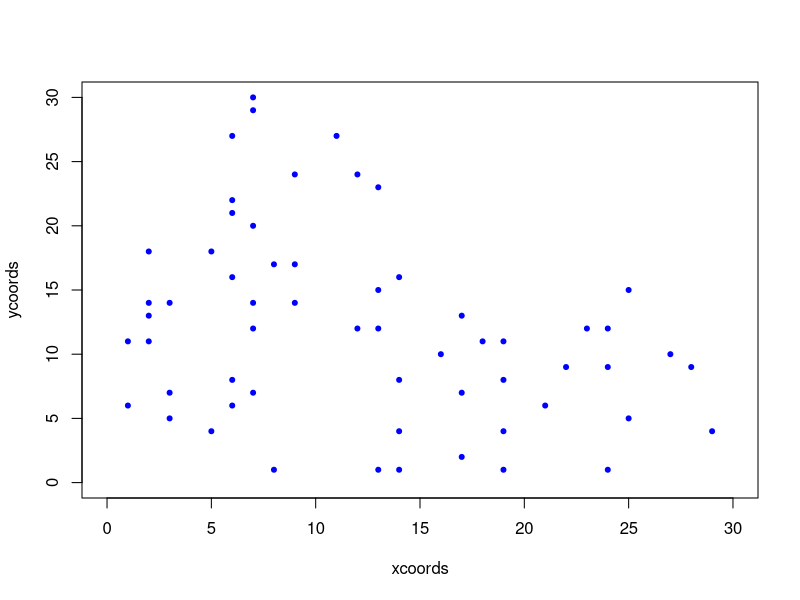
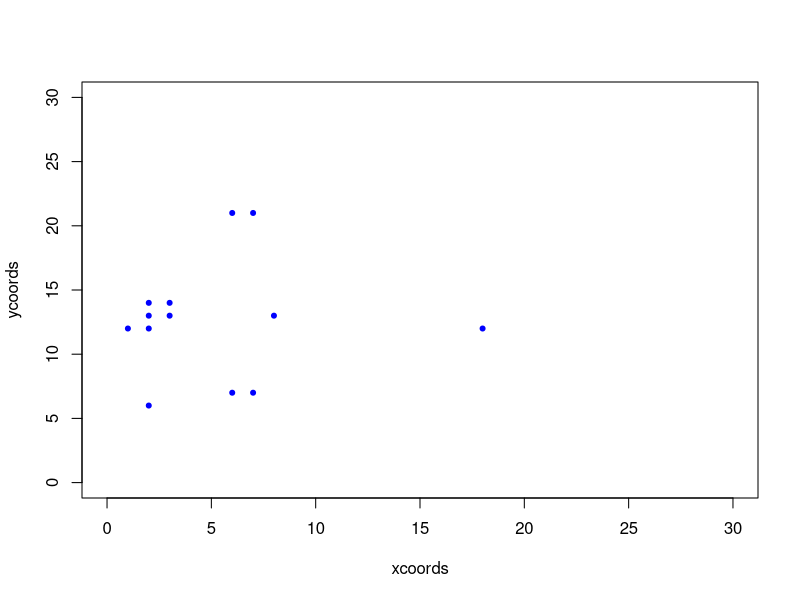
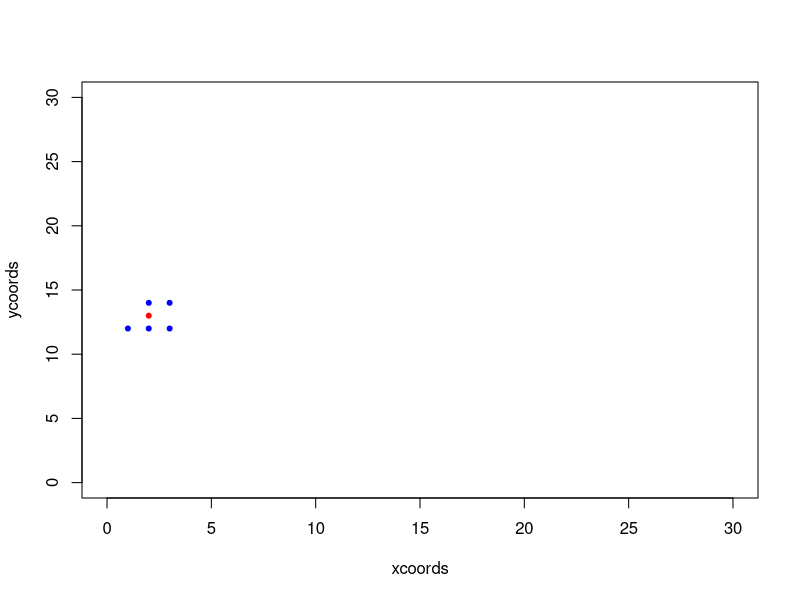
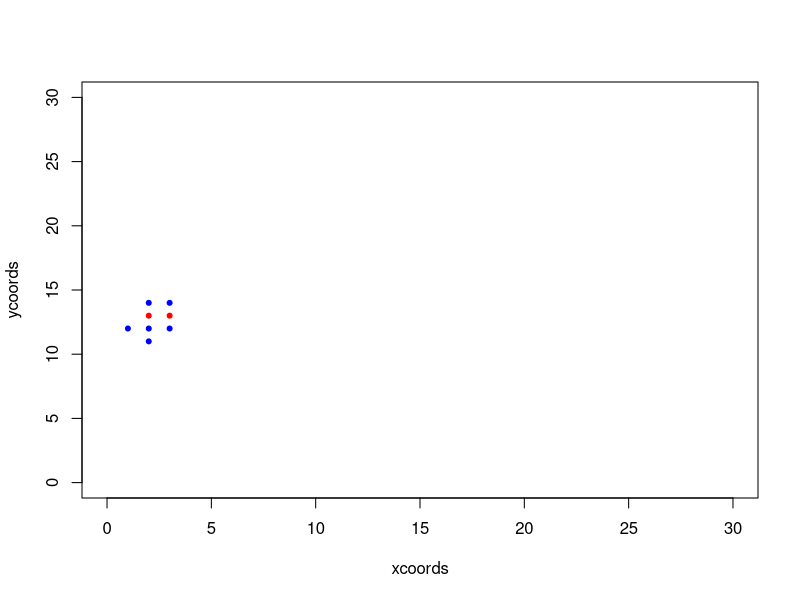
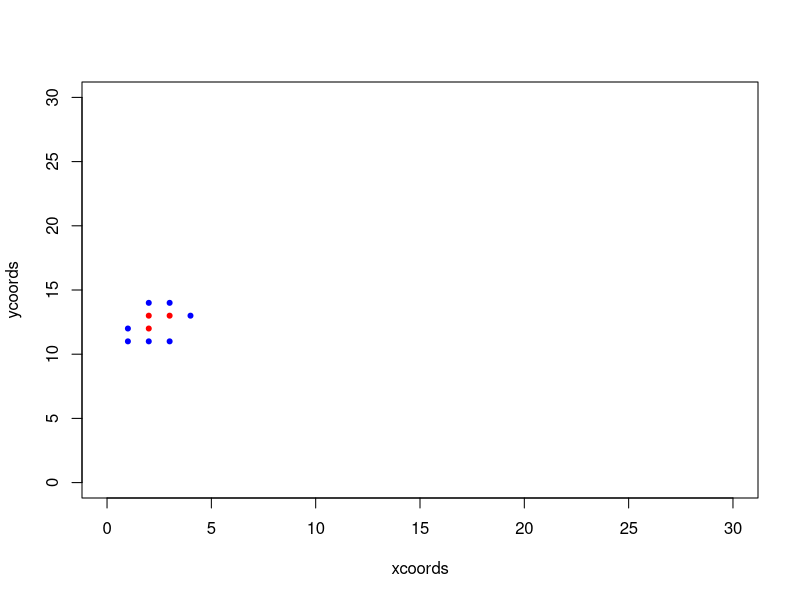
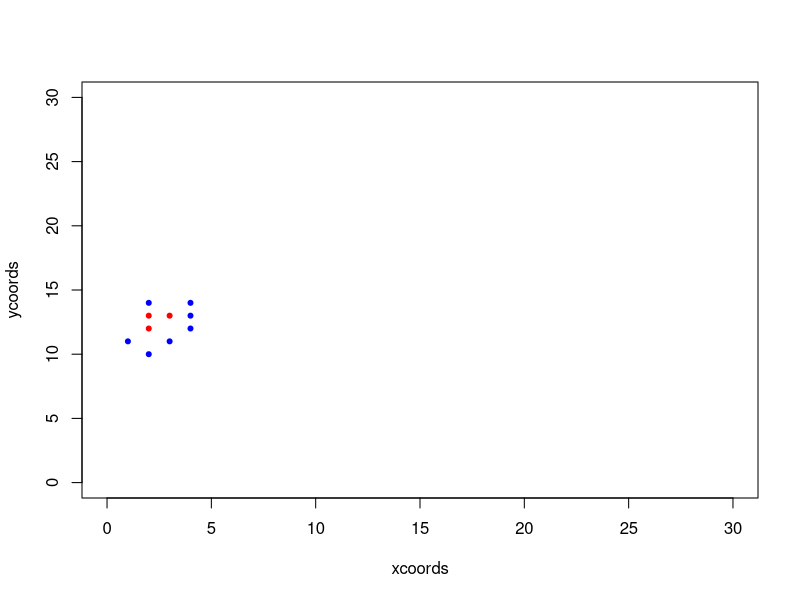
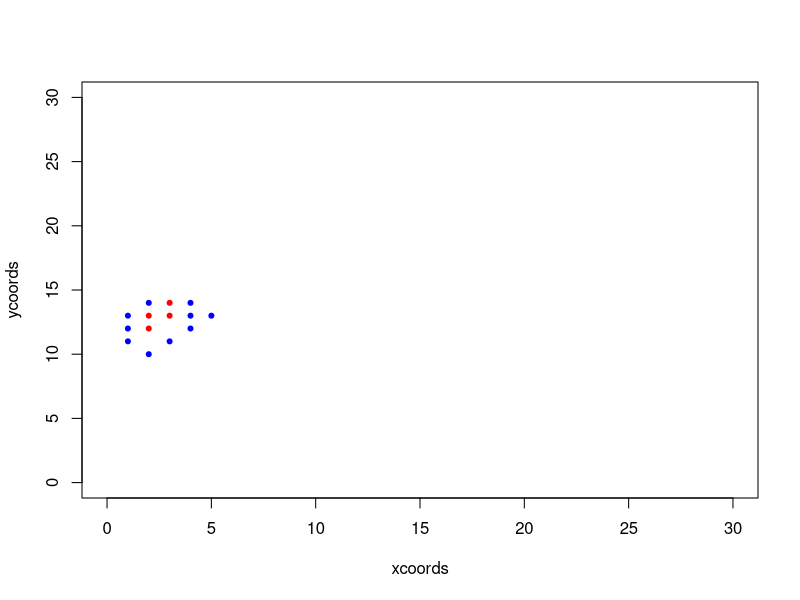
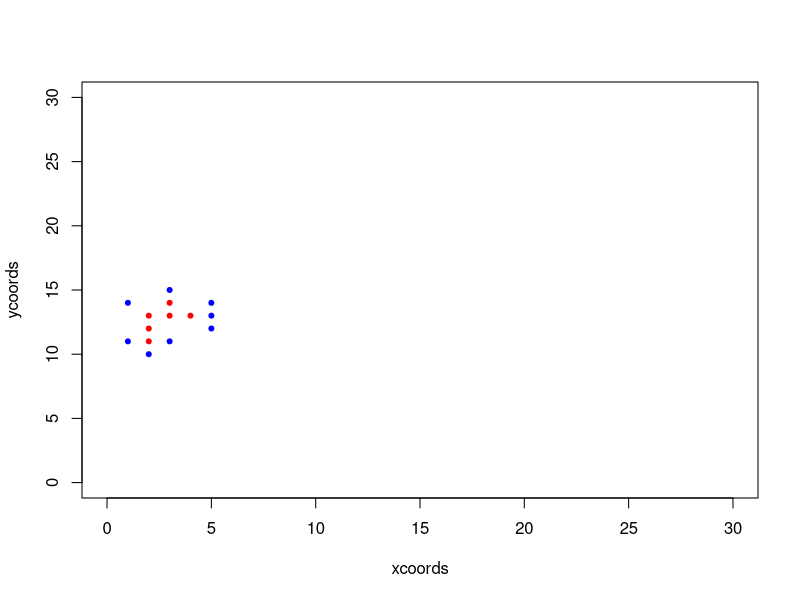

R code for these plots, in order:

# Conway's Game of Life -- version 1.0
# CPSC 420 -- spring 2016

# Possible states of CA cells.
EMPTY <- 0
POP <- 1
UBER <- 2

NYC.END.ROW <- 15
NYC.START.COL <- 15

# Dimensions of CA.
height <- 30
width <- 30
num.gen <- 100



# A random starting configuration.
config <- matrix(rbinom(height*width,size=1,prob=.09),nrow=height)
config[1:NYC.END.ROW,NYC.START.COL:width] <- EMPTY

# Our system's state.
da.loaf <- array(EMPTY, dim=c(height,width,num.gen))
da.loaf[,,1] <- config


# Return the number of populated neighbors of (row,col) in the current
# generation. (If (row,col) is a border cell of the grid, assume its
# non-existent across-the-border neighbors are *not* populated.)
num.neighbros <- function(da.loaf,row,col,gen) {
    bros <- 0
    neighbro.states <- c(POP,UBER)
    if (row > 1 && col > 1 && da.loaf[row-1,col-1,gen] %in% neighbro.states) {
        bros <- bros + 1
    }
    if (row > 1 && da.loaf[row-1,col,gen] %in% neighbro.states) {
        bros <- bros + 1
    }
    if (row > 1 && col < width && da.loaf[row-1,col+1,gen] %in% neighbro.states) {
        bros <- bros + 1
    }
    if (col > 1 && da.loaf[row,col-1,gen] %in% neighbro.states) {
        bros <- bros + 1
    }
    if (col < width && da.loaf[row,col+1,gen] %in% neighbro.states) {
        bros <- bros + 1
    }
    if (row < height && col > 1 && da.loaf[row+1,col-1,gen] %in% neighbro.states) {
        bros <- bros + 1
    }
    if (row < height && da.loaf[row+1,col,gen] %in% neighbro.states) {
        bros <- bros + 1
    }
    if (row < height && col < width && da.loaf[row+1,col+1,gen] %in% neighbro.states) {
        bros <- bros + 1
    }
    return(bros)
}

in.nyc <- function(row,col) {
    if (row <= NYC.END.ROW  &&  col >= NYC.START.COL) {
        return(TRUE)
    } else {
        return(FALSE)
    }
}

# Return true if the cell in (row,col) of the previous generation was
# populated.
was.just.alive <- function(da.loaf,row,col,current.gen) {
    return (da.loaf[row,col,current.gen-1] == POP)
}

# Return true if the (presumably populated) cell in (row,col) of the previous
# generation should stay populated in the current generation.
should.stay.alive <- function(da.loaf,row,col,current.gen) {
    if (in.nyc(row,col)) {
        return (num.neighbros(da.loaf,row,col,current.gen-1) %in% c(4,5,6,7))
    } else {
        return (num.neighbros(da.loaf,row,col,current.gen-1) %in% c(2,3))
    }
}

# Return true if the (presumably empty) cell in (row,col) of the previous
# generation should become populated in the current generation.
should.spawn <- function(da.loaf,row,col,current.gen) {
    if (in.nyc(row,col)) {
        return (num.neighbros(da.loaf,row,col,current.gen-1) %in% c(3,4,5,6))
    } else {
        return (num.neighbros(da.loaf,row,col,current.gen-1) == 3)
    }
}

should.be.uber <- function(da.loaf,row,col,current.gen) {
    return (da.loaf[row,col,current.gen-1] == UBER  ||
        num.neighbros(da.loaf,row,col,current.gen-1) %in% c(5))
}

# Plot the grid for the generation specified.
plot.gen <- function(da.loaf,gen) {
    xcoords <- vector()
    ycoords <- vector()
    xubercoords <- vector()
    yubercoords <- vector()
    for (row in 1:height) {
        for (col in 1:width) {
            if (da.loaf[row,col,gen] == POP) {
                xcoords <- c(xcoords,col)
                ycoords <- c(ycoords,height-row+1)
            }
            if (da.loaf[row,col,gen] == UBER) {
                xubercoords <- c(xubercoords,col)
                yubercoords <- c(yubercoords,height-row+1)
            }
        }
    }
    plot(xcoords,ycoords,pch=20,col="blue",ylim=c(0,height),xlim=c(0,width))
    points(xubercoords,yubercoords,pch=20,col="red")
}




# Plot the starting configuration.
plot.gen(da.loaf,1)


# Main loop. For each generation, compute and plot its grid.
for (gen in 2:num.gen) {

    for (row in 1:height) {
        
        for (col in 1:width) {

            if (should.be.uber(da.loaf,row,col,gen)) {
                da.loaf[row,col,gen] <- UBER 
            } else if ((was.just.alive(da.loaf,row,col,gen) && 
                should.stay.alive(da.loaf,row,col,gen))  ||
                (!was.just.alive(da.loaf,row,col,gen) && 
                should.spawn(da.loaf,row,col,gen))) {

                da.loaf[row,col,gen] <- POP                
            }
        }
    }
    plot.gen(da.loaf,gen)
}


# Plot post-mortem analysis.
#total.pops <- apply(da.loaf,3,sum)
#plot(1:num.gen,total.pops,type="l", main="Total population over time",
#    ylim=c(0,max(total.pops)))

